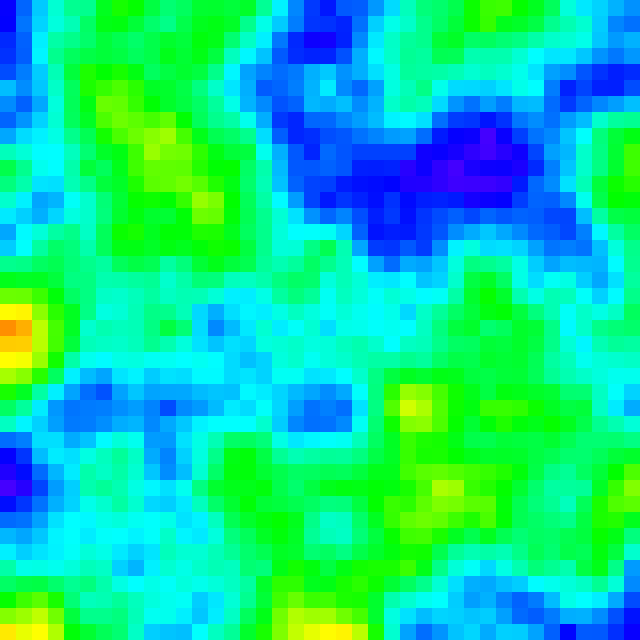
Frame 1 (no input)
Frame 60 (no input): identical to frame 1, image omitted
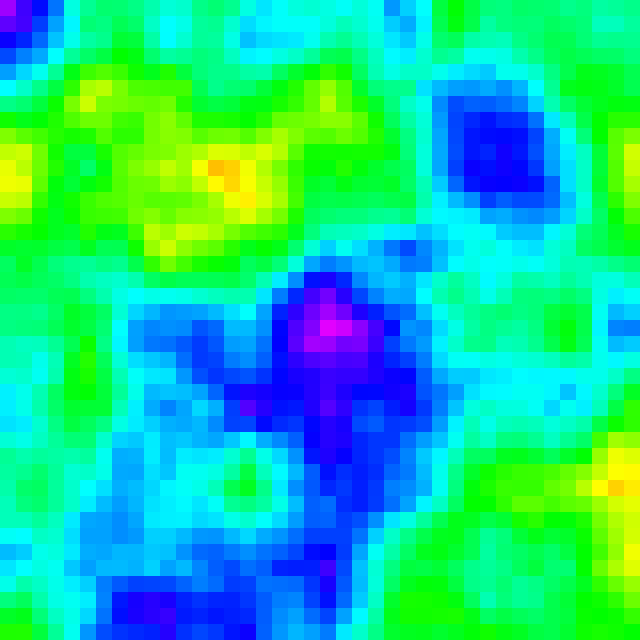
Frame 120 (the mouse pressed at the canvas centre since frame 60)

The p5.js sketch that drew these frames (run headless with seeded random() and noise() and a simulated clock; from frame 60 on, the mouse is pressed at the canvas centre):

// p5.js sketch
// ── sketch.js
let pixelSize = 16;
let xoff = 0;
let yoff = 0;
let increment = 0.1;

function setup(){
	createCanvas(640,640);
	noStroke();
	colorMode(HSB);
}

function draw(){
	background(50);

	yoff = mouseY * 0.05;
	for(let y = 0; y < height; y+=pixelSize){
		xoff = mouseX * 0.05;
		for(let x = 0; x < width; x+=pixelSize){
			let val = map(noise(xoff, yoff), 0, 1, 0, 360);
			fill(val, 100, 100);
			rect(x, y, pixelSize, pixelSize);
			xoff += increment;
		}
		yoff += increment;
	}
}
